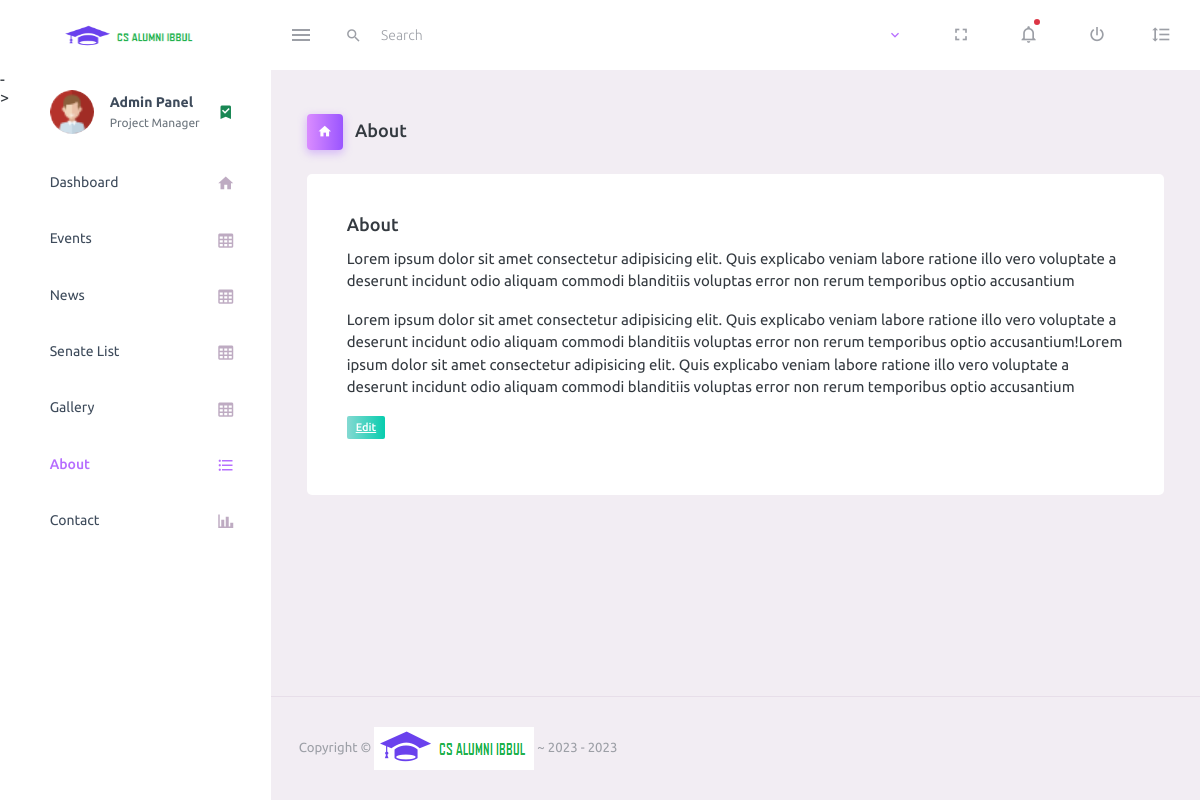
/admin/about.php (signed in), run on the app's committed database.
### tables this page shows
CREATE TABLE `about` (
  `about_id` int(11) NOT NULL,
  `about_content1` text NOT NULL,
  `about_content2` text NOT NULL,
  `about_status` int(11) NOT NULL DEFAULT 1
);

### classes/dbh.php (called while the page is built)
<?php
	class Dbh
	{
		public function connect(){
			try {
				 $username = 'root';
				 $password = '';
				$dbh=new PDO('mysql:host=localhost;dbname=cs_alumni_ibbul', $username, $password);
				return $dbh;
			} catch (Exception $e) {
				print 'Error: '.$e->getMessage().'<br>';
				die();
			}
		}
	}
?>

### classes/about.php (called while the page is built, shortened)
<?php
	class About extends Dbh
	{
		protected function getAbout() {
			$sql = 'SELECT * FROM about WHERE about_status = ?';
			$stmt = $this->connect()->prepare($sql);
			$stmt->execute(['1']);
			$result = $stmt->fetchAll();
			return $result;
		}
	}

### classes/aboutView.php (the view, shortened to what this page needs)
<?php
	class AboutView extends About {
		public function showAdminAbout() {
			$results = $this->getAbout();
			foreach ($results as $result) {
				$token = $result['about_id'];
				$token = md5($token);
				$content1 = $result['about_content1'];
				$content2 = $result['about_content2'];
				echo 	'<p>'.$content1.'</p>';
				echo 	'<p>'.$content2.'</p>';
				echo 	'<p><a  href="about.php?edit_about='.$token.', '.$content1.', '.$content2.'" class="badge badge-gradient-success">Edit</a></p>';
			}
		}
	}

### data on the page
about: about_content1 "Lorem ipsum dolor sit amet consectetur adipisicing elit. Quis explicabo veniam labore ratione illo vero voluptate a deserunt incidunt odio aliquam commodi blanditiis voluptas error non rerum temporibus optio accusantium", about_content2 "Lorem ipsum dolor sit amet consectetur adipisicing elit. Quis explicabo veniam labore ratione illo vero voluptate a deserunt incidunt odio aliquam commodi blanditiis voluptas error non rerum temporibus optio accusantium!Lorem ipsum dolor sit amet consectetur adipisicing elit. Quis explicabo veniam labore ratione illo vero voluptate a deserunt incidunt odio aliquam commodi blanditiis voluptas error non rerum temporibus optio accusantium"
